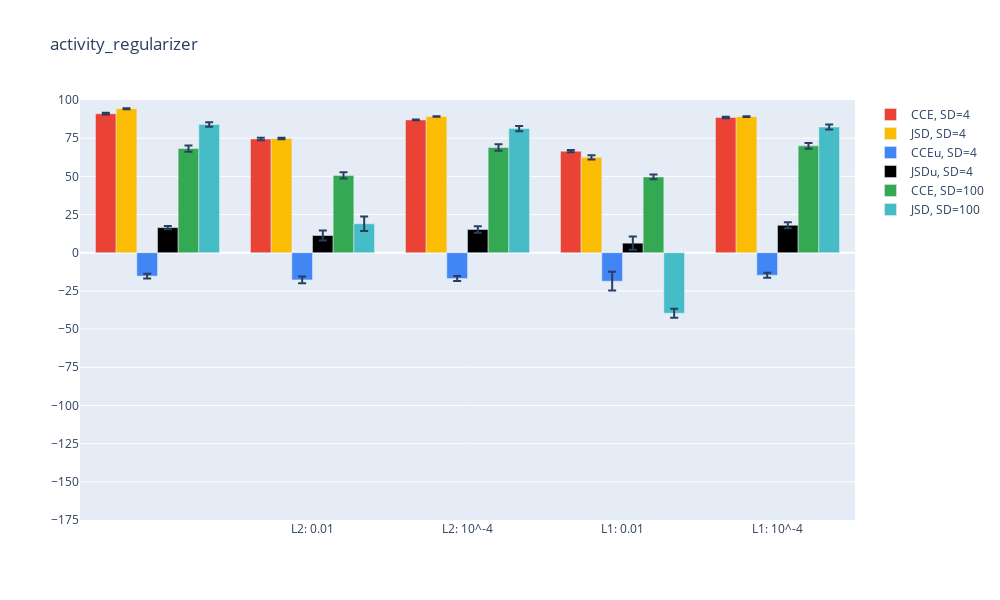

The cell this chart's notebook holds for it:
### Code cell
plot_vals(5)
plt.savefig("pictures/results_fig_5.svg")

### Figure 1 — Plotly figure (JSON) as saved in the notebook; plotly's stock layout.template omitted (floating-point values rounded to 4 significant figures)
{"data": [{"error_y": {"array": [0.574, 0.8328, 0.2856, 0.7619, 0.449]}, "marker": {"color": "#EA4335"}, "name": "CCE, SD=4", "type": "bar", "x": ["", "L2: 0.01", "L2: 10^-4", "L1: 0.01", "L1: 10^-4"], "y": [91.01, 74.45, 86.98, 66.49, 88.56]}, {"error_y": {"array": [0.3421, 0.546, 0.161, 1.373, 0.2397]}, "marker": {"color": "#FBBC04"}, "name": "JSD, SD=4", "type": "bar", "x": ["", "L2: 0.01", "L2: 10^-4", "L1: 0.01", "L1: 10^-4"], "y": [94.3, 74.81, 89.21, 62.45, 89.09]}, {"error_y": {"array": [1.498, 2.186, 1.617, 6.136, 1.692]}, "marker": {"color": "#4285F4"}, "name": "CCEu, SD=4", "type": "bar", "x": ["", "L2: 0.01", "L2: 10^-4", "L1: 0.01", "L1: 10^-4"], "y": [-15.3, -17.81, -16.9, -18.66, -14.77]}, {"error_y": {"array": [1.1, 3.252, 2.203, 4.389, 2.017]}, "marker": {"color": "#000000"}, "name": "JSDu, SD=4", "type": "bar", "x": ["", "L2: 0.01", "L2: 10^-4", "L1: 0.01", "L1: 10^-4"], "y": [16.43, 11.28, 15.2, 6.261, 17.98]}, {"error_y": {"array": [2.067, 2.056, 2.11, 1.562, 1.845]}, "marker": {"color": "#34A853"}, "name": "CCE, SD=100", "type": "bar", "x": ["", "L2: 0.01", "L2: 10^-4", "L1: 0.01", "L1: 10^-4"], "y": [68.22, 50.63, 68.89, 49.63, 69.97]}, {"error_y": {"array": [1.465, 4.805, 1.696, 2.891, 1.618]}, "marker": {"color": "#46BDC6"}, "name": "JSD, SD=100", "type": "bar", "x": ["", "L2: 0.01", "L2: 10^-4", "L1: 0.01", "L1: 10^-4"], "y": [84.03, 18.98, 81.32, -39.62, 82.29]}], "layout": {"height": 600, "title": {"text": "activity_regularizer"}, "width": 1000, "yaxis": {"dtick": 25, "range": [-175, 100], "tick0": 0}}}
